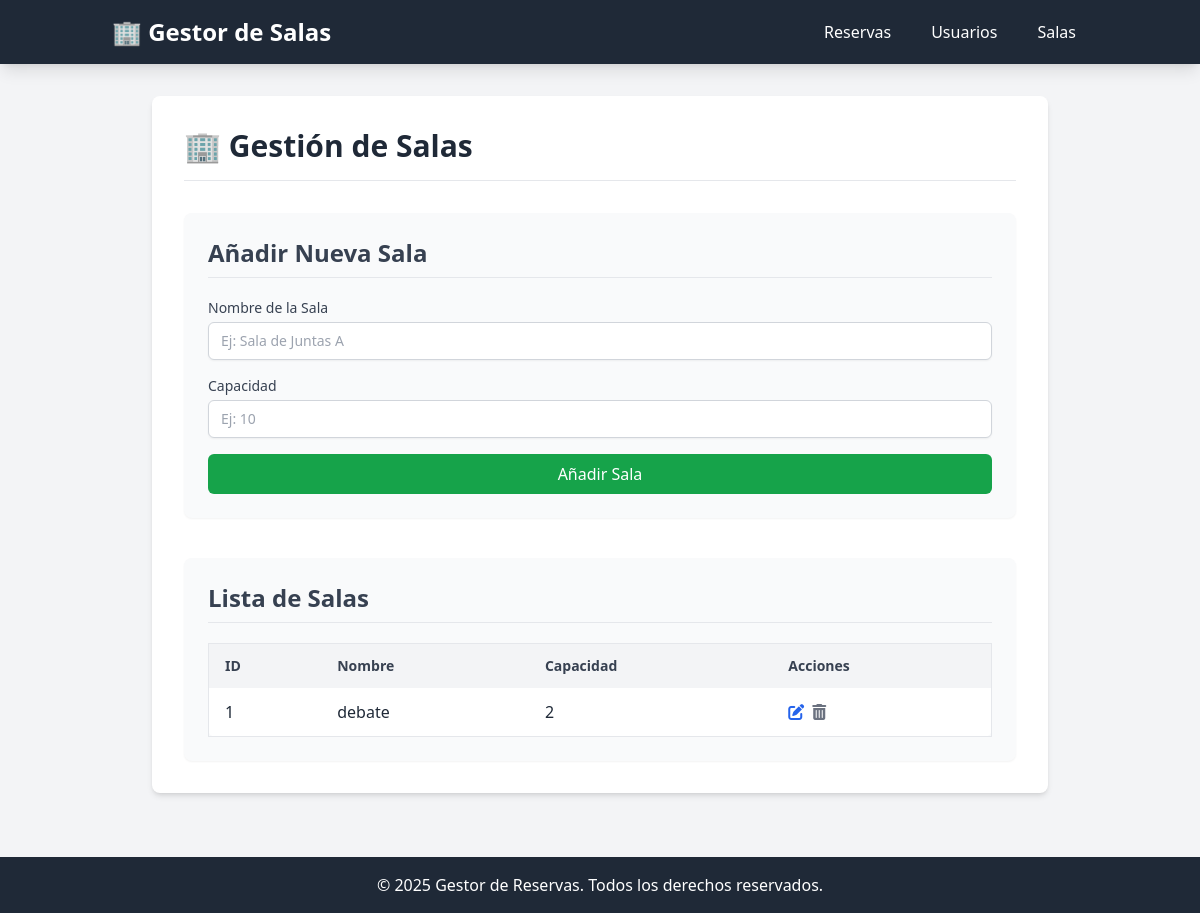
Screenshot of /rooms with the database file from the repository.
### app/models/booking_model.py (models this page shows, shortened)
class Room(db.Model):
    id = db.Column(db.Integer, primary_key=True)
    name = db.Column(db.String(100), unique=True, nullable=False)
    capacity = db.Column(db.Integer, nullable=False)
    bookings = db.relationship('Booking', backref='room', lazy=True, cascade="all, delete-orphan")

### app/routes/web_routes.py (the view)
@bp.route('/rooms')
def manage_rooms():
    rooms = Room.query.all()
    return render_template('rooms.html', rooms=rooms)

### app/templates/rooms.html
{% extends "base.html" %}
{% block content %}
<div class="max-w-4xl mx-auto bg-white p-8 rounded-lg shadow-md">
    <h2 class="text-3xl font-bold mb-8 border-b pb-4 text-gray-800">🏢 Gestión de Salas</h2>
    <div class="mb-10 bg-gray-50 p-6 rounded-lg shadow-sm">
        <h3 class="text-2xl font-semibold mb-5 border-b pb-2 text-gray-700">Añadir Nueva Sala</h3>
        <form action="{{ url_for('main.add_room') }}" method="POST" class="space-y-4">
            <div>
                <label for="name" class="block text-sm font-medium text-gray-700">Nombre de la Sala</label>
                <input type="text" id="name" name="name" required class="mt-1 block w-full py-2 px-3 border border-gray-300 rounded-md shadow-sm focus:outline-none focus:ring-blue-500 focus:border-blue-500 sm:text-sm" placeholder="Ej: Sala de Juntas A">
            </div>
            <div>
                <label for="capacity" class="block text-sm font-medium text-gray-700">Capacidad</label>
                <input type="number" id="capacity" name="capacity" required min="1" class="mt-1 block w-full py-2 px-3 border border-gray-300 rounded-md shadow-sm focus:outline-none focus:ring-blue-500 focus:border-blue-500 sm:text-sm" placeholder="Ej: 10">
            </div>
            <button type="submit" class="w-full bg-green-600 text-white py-2 px-4 rounded-md hover:bg-green-700 focus:outline-none focus:ring-2 focus:ring-offset-2 focus:ring-green-500">
                Añadir Sala
            </button>
        </form>
    </div>
    <div class="bg-gray-50 p-6 rounded-lg shadow-sm">
        <h3 class="text-2xl font-semibold mb-5 border-b pb-2 text-gray-700">Lista de Salas</h3>
        <div class="overflow-x-auto">
            <table class="min-w-full bg-white border border-gray-200 rounded-lg">
                <thead class="bg-gray-100">
                    <tr>
                        <th class="py-3 px-4 text-left text-gray-700 font-semibold text-sm">ID</th>
                        <th class="py-3 px-4 text-left text-gray-700 font-semibold text-sm">Nombre</th>
                        <th class="py-3 px-4 text-left text-gray-700 font-semibold text-sm">Capacidad</th>
                        <th class="py-3 px-4 text-left text-gray-700 font-semibold text-sm">Acciones</th>
                    </tr>
                </thead>
                <tbody class="divide-y divide-gray-200">
                    {% for room in rooms %}
                    <tr>
                        <td class="py-3 px-4 text-gray-800">{{ room.id }}</td>
                        <td class="py-3 px-4 text-gray-800">{{ room.name }}</td>
                        <td class="py-3 px-4 text-gray-800">{{ room.capacity }}</td>
                        <td class="py-3 px-4 flex space-x-2">
                            <a href="{{ url_for('main.edit_room', id=room.id) }}" class="text-blue-600 hover:text-blue-800">
                                <i class="fas fa-edit"></i>
                            </a>
                            <form action="{{ url_for('main.delete_room', id=room.id) }}" method="POST" onsubmit="return confirm('¿Estás seguro de que quieres eliminar esta sala? Las reservas asociadas también se eliminarán.');">
                                <button type="submit" class="text-gray-500 hover:text-red-700">
                                    <i class="fas fa-trash-alt"></i>
                                </button>
                            </form>
                        </td>
                    </tr>
                    {% else %}
                    <tr>
                        <td colspan="4" class="text-center py-4 text-gray-500">No hay salas registradas.</td>
                    </tr>
                    {% endfor %}
                </tbody>
            </table>
        </div>
    </div>
</div>
{% endblock %}

### rows the page displays
Room: id "1", name "debate", capacity "2"
